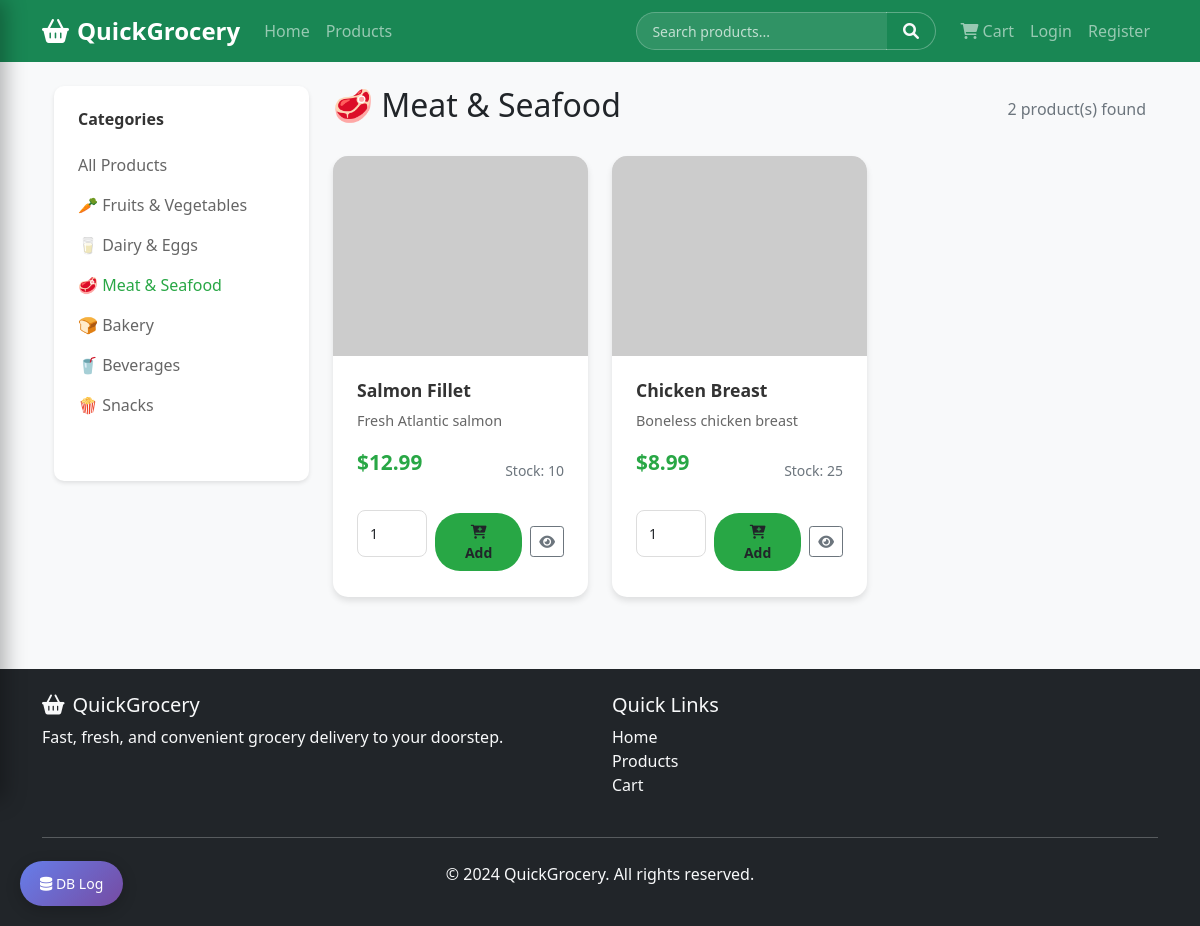
/products?category=3, run on the app's committed database.
### app.py (models this page shows)
class Category(db.Model):
    id = db.Column(db.Integer, primary_key=True)
    name = db.Column(db.String(100), unique=True, nullable=False)
    icon = db.Column(db.String(50))
    products = db.relationship('Product', backref='category', lazy=True)

class Product(db.Model):
    id = db.Column(db.Integer, primary_key=True)
    name = db.Column(db.String(200), nullable=False)
    description = db.Column(db.Text)
    price = db.Column(db.Float, nullable=False)
    image_url = db.Column(db.String(200))
    stock = db.Column(db.Integer, default=0)
    category_id = db.Column(db.Integer, db.ForeignKey('category.id'))
    is_available = db.Column(db.Boolean, default=True)
    created_at = db.Column(db.DateTime, default=datetime.utcnow)

### app.py (the view)
@app.route('/products')
def products():
    category_id = request.args.get('category')
    search = request.args.get('search', '')
    query = Product.query.filter_by(is_available=True)
    if category_id:
        query = query.filter_by(category_id=category_id)
    if search:
        query = query.filter(Product.name.contains(search))
    products = query.all()
    categories = Category.query.all()
    return render_template('products.html', products=products, categories=categories,
                         current_category=int(category_id) if category_id else None)

### templates/products.html (shortened to what this page needs)
{% extends "base.html" %}
{% block content %}
<div class="container">
    <div class="row">
        <div class="col-md-3">
            <div class="filters-sidebar">
                <div class="filter-section">
                    <h6>Categories</h6>
                    <a href="{{ url_for('products') }}" class="filter-option {{ 'active' if not current_category else '' }}">
                        All Products
                    </a>
                    {% for category in categories %}
                    <a href="{{ url_for('products', category=category.id) }}" class="filter-option {{ 'active' if current_category == category.id else '' }}">
                        {{ category.icon }} {{ category.name }}
                    </a>
                    {% endfor %}
                </div>
            </div>
        </div>
        <div class="col-md-9">
            <div class="d-flex justify-content-between align-items-center mb-4">
                <h2>
                    {% if current_category %}
                        {% for category in categories %}
                            {% if category.id == current_category %}
                                {{ category.icon }} {{ category.name }}
                            {% endif %}
                        {% endfor %}
                    {% else %}
                        All Products
                    {% endif %}
                </h2>
                <span class="text-muted">{{ products|length }} product(s) found</span>
            </div>
            {% if products %}
            <div class="row">
                {% for product in products %}
                <div class="col-md-6 col-lg-4 mb-4">
                    <div class="product-card">
                        <img src="{{ product.image_url }}" alt="{{ product.name }}" class="product-image">
                        <div class="product-info">
                            <h5 class="product-title">{{ product.name }}</h5>
                            <p class="product-description">{{ product.description }}</p>
                            <div class="d-flex justify-content-between align-items-center mb-3">
                                <span class="product-price">${{ "%.2f"|format(product.price) }}</span>
                                <small class="text-muted">Stock: {{ product.stock }}</small>
                            </div>
                            <div class="d-flex align-items-center">
                                <form method="POST" action="{{ url_for('add_to_cart', product_id=product.id) }}" class="d-flex align-items-center">
                                    <input type="number" name="quantity" value="1" min="1" max="{{ product.stock }}" class="form-control form-control-sm me-2" style="width: 70px;">
                                    <button type="submit" class="btn btn-add-to-cart btn-sm">
                                        <i class="fas fa-cart-plus"></i> Add
                                    </button>
                                </form>
                                <a href="{{ url_for('product_detail', product_id=product.id) }}" class="btn btn-outline-secondary btn-sm ms-2">
                                    <i class="fas fa-eye"></i>
                                </a>
                            </div>
                        </div>
                    </div>
                </div>
                {% endfor %}
            </div>
            {% endif %}
        </div>
    </div>
</div>
{% endblock %}

### static/css/style.css (style rules this page uses)
body { font-family: 'Segoe UI', Tahoma, Geneva, Verdana, sans-serif; background-color: #f8f9fa; }
.product-card { background: white; border-radius: 15px; overflow: hidden; box-shadow: 0 4px 6px rgba(0, 0, 0, 0.1); transition: all 0.3s ease; border: none; height: 100%; }
.product-image { width: 100%; height: 200px; object-fit: cover; background-color: #f8f9fa; background-image: linear-gradient(45deg, #e9ecef 25%, transparent 25%), linear-gradient(-45deg, #e9ecef 25%, transparent 25%), linear-gradient(45deg, transparent 75%, #e9ecef 75%), linear-gradient(-45deg, transparent 75%, #e9ecef 75%); background-size: 20px 20px; background-position: 0 0, 0 10px, 10px -10px, -10px 0px; display: flex; align-items: center; justify-content: center; color: #6c757d; font-size: 14px; text-align: center; position: relative; }
.product-image::before { content: ''; position: absolute; top: 0; left: 0; right: 0; bottom: 0; background: transparent; z-index: 1; }
.product-image:after { content: '📦'; position: absolute; top: 50%; left: 50%; transform: translate(-50%, -50%); font-size: 2rem; z-index: 2; opacity: 0; transition: opacity 0.3s ease; }
.product-image[src=""], .product-image[src*="placeholder"] { background-image: linear-gradient(45deg, #e9ecef 25%, transparent 25%), linear-gradient(-45deg, #e9ecef 25%, transparent 25%), linear-gradient(45deg, transparent 75%, #e9ecef 75%), linear-gradient(-45deg, transparent 75%, #e9ecef 75%); }
.product-image[src=""]:after, .product-image[src*="placeholder"]:after { opacity: 1; }
.product-info { padding: 1.5rem; }
.product-title { font-size: 1.1rem; font-weight: 600; margin-bottom: 0.5rem; color: #333; }
.product-description { color: #666; font-size: 0.9rem; margin-bottom: 1rem; }
.product-price { font-size: 1.3rem; font-weight: 700; color: #28a745; margin-bottom: 1rem; }
.btn-add-to-cart { background: #28a745; border: none; border-radius: 25px; padding: 0.5rem 1.5rem; font-weight: 600; transition: all 0.3s ease; }
.filters-sidebar { background: white; border-radius: 10px; padding: 1.5rem; box-shadow: 0 2px 4px rgba(0, 0, 0, 0.1); margin-bottom: 2rem; }
.filter-section { margin-bottom: 2rem; }
.filter-section h6 { font-weight: 600; margin-bottom: 1rem; color: #333; }
.filter-option { display: block; padding: 0.5rem 0; color: #666; text-decoration: none; transition: color 0.3s ease; }
.filter-option:hover, .filter-option.active { color: #28a745; text-decoration: none; }
.form-control { border-radius: 8px; border: 1px solid #ddd; padding: 0.75rem; margin-bottom: 1rem; }

### data on the page
Category: icon "🥕", name "Fruits & Vegetables"
Category: icon "🥛", name "Dairy & Eggs"
Category: icon "🥩", name "Meat & Seafood"
Category: icon "🍞", name "Bakery"
Category: icon "🥤", name "Beverages"
Category: icon "🍿", name "Snacks"
Product: name "Salmon Fillet", description "Fresh Atlantic salmon", price "12.99", stock "10"
Product: name "Chicken Breast", description "Boneless chicken breast", price "8.99", stock "25"

### other printed values
{{ products|length }} "2"
